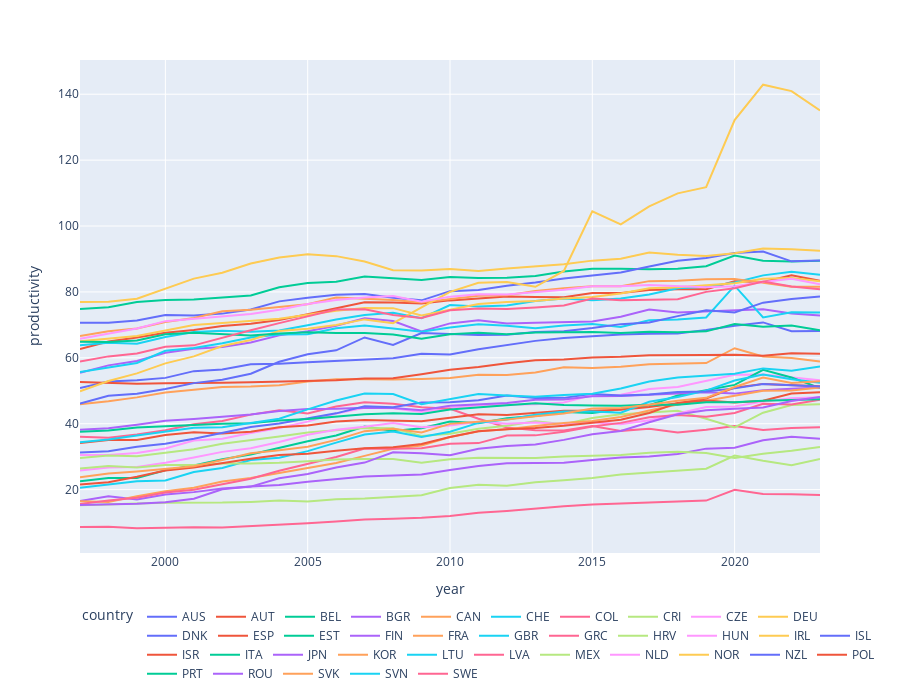

This figure's notebook cell:
### Markdown cell above
## 2.1 Visualize data

### Code cell
# Plot productivity over time by country
## Ireland (IRL) appears to have an unusual spike in productivity around 2015, which may need further investigation.
fig = px.line(data, x='year', y='productivity', color='country', hover_name='country')
fig.update_layout(height=700, legend=dict(orientation='h'))
fig.show()

### Figure 1 — Plotly figure (JSON) as saved in the notebook; plotly's stock layout.template omitted (floating-point values rounded to 4 significant figures)
{"data": [{"hovertemplate": "<b>%{hovertext}</b><br><br>country=AUS<br>year=%{x}<br>productivity=%{y}<extra></extra>", "hovertext": ["AUS", "AUS", "AUS", "AUS", "AUS", "AUS", "AUS", "AUS", "AUS", "AUS", "AUS", "AUS", "AUS", "AUS", "AUS", "AUS", "AUS", "AUS", "AUS", "AUS", "AUS", "AUS", "AUS", "AUS", "AUS", "AUS", "AUS"], "legendgroup": "AUS", "line": {"color": "#636efa", "dash": "solid"}, "marker": {"symbol": "circle"}, "mode": "lines", "name": "AUS", "orientation": "v", "showlegend": true, "type": "scatter", "x": [1997, 1998, 1999, 2000, 2001, 2002, 2003, 2004, 2005, 2006, 2007, 2008, 2009, 2010, 2011, 2012, 2013, 2014, 2015, 2016, 2017, 2018, 2019, 2020, 2021, 2022, 2023], "xaxis": "x", "y": [50.82, 52.8, 53.22, 53.91, 55.96, 56.45, 58.02, 58.21, 58.67, 59.12, 59.4, 59.91, 61.24, 61.02, 62.63, 63.86, 65.14, 65.99, 66.63, 67.1, 67.33, 67.38, 68.43, 69.71, 70.75, 68.08, 68.17], "yaxis": "y"}, {"hovertemplate": "<b>%{hovertext}</b><br><br>country=AUT<br>year=%{x}<br>productivity=%{y}<extra></extra>", "hovertext": ["AUT", "AUT", "AUT", "AUT", "AUT", "AUT", "AUT", "AUT", "AUT", "AUT", "AUT", "AUT", "AUT", "AUT", "AUT", "AUT", "AUT", "AUT", "AUT", "AUT", "AUT", "AUT", "AUT", "AUT", "AUT", "AUT", "AUT"], "legendgroup": "AUT", "line": {"color": "#EF553B", "dash": "solid"}, "marker": {"symbol": "circle"}, "mode": "lines", "name": "AUT", "orientation": "v", "showlegend": true, "type": "scatter", "x": [1997, 1998, 1999, 2000, 2001, 2002, 2003, 2004, 2005, 2006, 2007, 2008, 2009, 2010, 2011, 2012, 2013, 2014, 2015, 2016, 2017, 2018, 2019, 2020, 2021, 2022, 2023], "xaxis": "x", "y": [62.64, 64.92, 66.15, 67.62, 68.48, 69.69, 70.35, 71.49, 73.2, 75.0, 76.84, 76.75, 76.46, 77.43, 77.99, 78.59, 78.46, 78.36, 79.7, 79.7, 80.62, 80.85, 80.79, 83.22, 82.99, 85.08, 83.38], "yaxis": "y"}, {"hovertemplate": "<b>%{hovertext}</b><br><br>country=BEL<br>year=%{x}<br>productivity=%{y}<extra></extra>", "hovertext": ["BEL", "BEL", "BEL", "BEL", "BEL", "BEL", "BEL", "BEL", "BEL", "BEL", "BEL", "BEL", "BEL", "BEL", "BEL", "BEL", "BEL", "BEL", "BEL", "BEL", "BEL", "BEL", "BEL", "BEL", "BEL", "BEL", "BEL"], "legendgroup": "BEL", "line": {"color": "#00cc96", "dash": "solid"}, "marker": {"symbol": "circle"}, "mode": "lines", "name": "BEL", "orientation": "v", "showlegend": true, "type": "scatter", "x": [1997, 1998, 1999, 2000, 2001, 2002, 2003, 2004, 2005, 2006, 2007, 2008, 2009, 2010, 2011, 2012, 2013, 2014, 2015, 2016, 2017, 2018, 2019, 2020, 2021, 2022, 2023], "xaxis": "x", "y": [74.85, 75.36, 76.91, 77.52, 77.7, 78.23, 78.89, 81.44, 82.68, 83.11, 84.65, 84.13, 83.6, 84.52, 84.22, 84.31, 84.82, 86.2, 87.06, 87.01, 86.87, 87.05, 87.79, 91.04, 89.45, 89.25, 89.44], "yaxis": "y"}, {"hovertemplate": "<b>%{hovertext}</b><br><br>country=BGR<br>year=%{x}<br>productivity=%{y}<extra></extra>", "hovertext": ["BGR", "BGR", "BGR", "BGR", "BGR", "BGR", "BGR", "BGR", "BGR", "BGR", "BGR", "BGR", "BGR", "BGR", "BGR", "BGR", "BGR", "BGR", "BGR", "BGR", "BGR", "BGR", "BGR", "BGR", "BGR", "BGR", "BGR"], "legendgroup": "BGR", "line": {"color": "#ab63fa", "dash": "solid"}, "marker": {"symbol": "circle"}, "mode": "lines", "name": "BGR", "orientation": "v", "showlegend": true, "type": "scatter", "x": [1997, 1998, 1999, 2000, 2001, 2002, 2003, 2004, 2005, 2006, 2007, 2008, 2009, 2010, 2011, 2012, 2013, 2014, 2015, 2016, 2017, 2018, 2019, 2020, 2021, 2022, 2023], "xaxis": "x", "y": [16.55, 17.95, 16.98, 18.52, 19.24, 20.33, 20.92, 21.41, 22.39, 23.2, 23.98, 24.29, 24.57, 25.98, 27.14, 28.03, 27.99, 28.17, 29.02, 29.77, 30.05, 30.83, 32.44, 32.72, 34.99, 36.06, 35.47], "yaxis": "y"}, {"hovertemplate": "<b>%{hovertext}</b><br><br>country=CAN<br>year=%{x}<br>productivity=%{y}<extra></extra>", "hovertext": ["CAN", "CAN", "CAN", "CAN", "CAN", "CAN", "CAN", "CAN", "CAN", "CAN", "CAN", "CAN", "CAN", "CAN", "CAN", "CAN", "CAN", "CAN", "CAN", "CAN", "CAN", "CAN", "CAN", "CAN", "CAN", "CAN", "CAN"], "legendgroup": "CAN", "line": {"color": "#FFA15A", "dash": "solid"}, "marker": {"symbol": "circle"}, "mode": "lines", "name": "CAN", "orientation": "v", "showlegend": true, "type": "scatter", "x": [1997, 1998, 1999, 2000, 2001, 2002, 2003, 2004, 2005, 2006, 2007, 2008, 2009, 2010, 2011, 2012, 2013, 2014, 2015, 2016, 2017, 2018, 2019, 2020, 2021, 2022, 2023], "xaxis": "x", "y": [45.94, 46.8, 47.99, 49.51, 50.35, 51.15, 51.26, 51.69, 52.84, 53.51, 53.52, 53.4, 53.58, 53.9, 54.83, 54.78, 55.53, 57.11, 56.94, 57.26, 58.06, 58.22, 58.41, 62.91, 60.38, 59.95, 58.86], "yaxis": "y"}, {"hovertemplate": "<b>%{hovertext}</b><br><br>country=CHE<br>year=%{x}<br>productivity=%{y}<extra></extra>", "hovertext": ["CHE", "CHE", "CHE", "CHE", "CHE", "CHE", "CHE", "CHE", "CHE", "CHE", "CHE", "CHE", "CHE", "CHE", "CHE", "CHE", "CHE", "CHE", "CHE", "CHE", "CHE", "CHE", "CHE", "CHE", "CHE", "CHE", "CHE"], "legendgroup": "CHE", "line": {"color": "#19d3f3", "dash": "solid"}, "marker": {"symbol": "circle"}, "mode": "lines", "name": "CHE", "orientation": "v", "showlegend": true, "type": "scatter", "x": [1997, 1998, 1999, 2000, 2001, 2002, 2003, 2004, 2005, 2006, 2007, 2008, 2009, 2010, 2011, 2012, 2013, 2014, 2015, 2016, 2017, 2018, 2019, 2020, 2021, 2022, 2023], "xaxis": "x", "y": [63.79, 64.55, 64.26, 66.34, 67.86, 68.21, 67.89, 68.28, 69.86, 71.61, 72.99, 73.7, 72.05, 75.99, 75.56, 75.86, 77.26, 78.02, 77.5, 78.0, 79.25, 81.08, 81.53, 82.88, 85.02, 86.11, 85.19], "yaxis": "y"}, {"hovertemplate": "<b>%{hovertext}</b><br><br>country=COL<br>year=%{x}<br>productivity=%{y}<extra></extra>", "hovertext": ["COL", "COL", "COL", "COL", "COL", "COL", "COL", "COL", "COL", "COL", "COL", "COL", "COL", "COL", "COL", "COL", "COL", "COL", "COL", "COL", "COL", "COL", "COL", "COL", "COL", "COL", "COL"], "legendgroup": "COL", "line": {"color": "#FF6692", "dash": "solid"}, "marker": {"symbol": "circle"}, "mode": "lines", "name": "COL", "orientation": "v", "showlegend": true, "type": "scatter", "x": [1997, 1998, 1999, 2000, 2001, 2002, 2003, 2004, 2005, 2006, 2007, 2008, 2009, 2010, 2011, 2012, 2013, 2014, 2015, 2016, 2017, 2018, 2019, 2020, 2021, 2022, 2023], "xaxis": "x", "y": [8.625, 8.698, 8.247, 8.459, 8.601, 8.485, 8.888, 9.418, 9.814, 10.35, 10.92, 11.15, 11.46, 12.01, 12.95, 13.54, 14.27, 14.97, 15.47, 15.76, 15.93, 16.17, 16.67, 19.93, 18.66, 18.58, 18.33], "yaxis": "y"}, {"hovertemplate": "<b>%{hovertext}</b><br><br>country=CRI<br>year=%{x}<br>productivity=%{y}<extra></extra>", "hovertext": ["CRI", "CRI", "CRI", "CRI", "CRI", "CRI", "CRI", "CRI", "CRI", "CRI", "CRI", "CRI", "CRI", "CRI", "CRI", "CRI", "CRI", "CRI", "CRI", "CRI", "CRI", "CRI", "CRI", "CRI", "CRI", "CRI", "CRI"], "legendgroup": "CRI", "line": {"color": "#B6E880", "dash": "solid"}, "marker": {"symbol": "circle"}, "mode": "lines", "name": "CRI", "orientation": "v", "showlegend": true, "type": "scatter", "x": [1997, 1998, 1999, 2000, 2001, 2002, 2003, 2004, 2005, 2006, 2007, 2008, 2009, 2010, 2011, 2012, 2013, 2014, 2015, 2016, 2017, 2018, 2019, 2020, 2021, 2022, 2023], "xaxis": "x", "y": [15.23, 15.4, 15.76, 16.04, 15.95, 16.05, 16.28, 16.69, 16.4, 17.05, 17.28, 17.82, 18.33, 20.47, 21.45, 21.15, 22.26, 22.82, 23.56, 24.59, 25.17, 25.64, 26.34, 30.36, 28.76, 27.43, 29.31], "yaxis": "y"}, {"hovertemplate": "<b>%{hovertext}</b><br><br>country=CZE<br>year=%{x}<br>productivity=%{y}<extra></extra>", "hovertext": ["CZE", "CZE", "CZE", "CZE", "CZE", "CZE", "CZE", "CZE", "CZE", "CZE", "CZE", "CZE", "CZE", "CZE", "CZE", "CZE", "CZE", "CZE", "CZE", "CZE", "CZE", "CZE", "CZE", "CZE", "CZE", "CZE", "CZE"], "legendgroup": "CZE", "line": {"color": "#FF97FF", "dash": "solid"}, "marker": {"symbol": "circle"}, "mode": "lines", "name": "CZE", "orientation": "v", "showlegend": true, "type": "scatter", "x": [1997, 1998, 1999, 2000, 2001, 2002, 2003, 2004, 2005, 2006, 2007, 2008, 2009, 2010, 2011, 2012, 2013, 2014, 2015, 2016, 2017, 2018, 2019, 2020, 2021, 2022, 2023], "xaxis": "x", "y": [30.49, 30.52, 31.13, 32.48, 34.93, 35.45, 37.18, 38.71, 40.64, 43.08, 44.87, 44.7, 43.58, 44.74, 45.61, 45.79, 45.95, 46.45, 48.69, 48.78, 50.56, 51.17, 53.09, 54.86, 54.91, 54.08, 53.16], "yaxis": "y"}, {"hovertemplate": "<b>%{hovertext}</b><br><br>country=DEU<br>year=%{x}<br>productivity=%{y}<extra></extra>", "hovertext": ["DEU", "DEU", "DEU", "DEU", "DEU", "DEU", "DEU", "DEU", "DEU", "DEU", "DEU", "DEU", "DEU", "DEU", "DEU", "DEU", "DEU", "DEU", "DEU", "DEU", "DEU", "DEU", "DEU", "DEU", "DEU", "DEU", "DEU"], "legendgroup": "DEU", "line": {"color": "#FECB52", "dash": "solid"}, "marker": {"symbol": "circle"}, "mode": "lines", "name": "DEU", "orientation": "v", "showlegend": true, "type": "scatter", "x": [1997, 1998, 1999, 2000, 2001, 2002, 2003, 2004, 2005, 2006, 2007, 2008, 2009, 2010, 2011, 2012, 2013, 2014, 2015, 2016, 2017, 2018, 2019, 2020, 2021, 2022, 2023], "xaxis": "x", "y": [65.05, 65.76, 66.66, 68.29, 69.95, 70.56, 71.21, 71.83, 73.1, 74.31, 75.11, 75.08, 72.85, 74.51, 76.34, 76.93, 77.23, 77.98, 78.48, 79.55, 81.1, 81.39, 81.95, 82.65, 83.97, 84.26, 83.25], "yaxis": "y"}, {"hovertemplate": "<b>%{hovertext}</b><br><br>country=DNK<br>year=%{x}<br>productivity=%{y}<extra></extra>", "hovertext": ["DNK", "DNK", "DNK", "DNK", "DNK", "DNK", "DNK", "DNK", "DNK", "DNK", "DNK", "DNK", "DNK", "DNK", "DNK", "DNK", "DNK", "DNK", "DNK", "DNK", "DNK", "DNK", "DNK", "DNK", "DNK", "DNK", "DNK"], "legendgroup": "DNK", "line": {"color": "#636efa", "dash": "solid"}, "marker": {"symbol": "circle"}, "mode": "lines", "name": "DNK", "orientation": "v", "showlegend": true, "type": "scatter", "x": [1997, 1998, 1999, 2000, 2001, 2002, 2003, 2004, 2005, 2006, 2007, 2008, 2009, 2010, 2011, 2012, 2013, 2014, 2015, 2016, 2017, 2018, 2019, 2020, 2021, 2022, 2023], "xaxis": "x", "y": [70.63, 70.62, 71.35, 72.99, 72.82, 73.42, 74.67, 77.13, 78.2, 79.16, 79.37, 78.21, 77.44, 80.23, 80.56, 81.89, 82.85, 84.09, 85.02, 85.91, 87.71, 89.47, 90.26, 91.78, 92.26, 89.28, 89.56], "yaxis": "y"}, {"hovertemplate": "<b>%{hovertext}</b><br><br>country=ESP<br>year=%{x}<br>productivity=%{y}<extra></extra>", "hovertext": ["ESP", "ESP", "ESP", "ESP", "ESP", "ESP", "ESP", "ESP", "ESP", "ESP", "ESP", "ESP", "ESP", "ESP", "ESP", "ESP", "ESP", "ESP", "ESP", "ESP", "ESP", "ESP", "ESP", "ESP", "ESP", "ESP", "ESP"], "legendgroup": "ESP", "line": {"color": "#EF553B", "dash": "solid"}, "marker": {"symbol": "circle"}, "mode": "lines", "name": "ESP", "orientation": "v", "showlegend": true, "type": "scatter", "x": [1997, 1998, 1999, 2000, 2001, 2002, 2003, 2004, 2005, 2006, 2007, 2008, 2009, 2010, 2011, 2012, 2013, 2014, 2015, 2016, 2017, 2018, 2019, 2020, 2021, 2022, 2023], "xaxis": "x", "y": [52.66, 52.34, 52.09, 52.3, 52.31, 52.41, 52.56, 52.73, 52.9, 53.19, 53.72, 53.77, 55.03, 56.36, 57.21, 58.39, 59.23, 59.52, 60.13, 60.34, 60.79, 60.75, 60.89, 60.91, 60.6, 61.36, 61.23], "yaxis": "y"}, {"hovertemplate": "<b>%{hovertext}</b><br><br>country=EST<br>year=%{x}<br>productivity=%{y}<extra></extra>", "hovertext": ["EST", "EST", "EST", "EST", "EST", "EST", "EST", "EST", "EST", "EST", "EST", "EST", "EST", "EST", "EST", "EST", "EST", "EST", "EST", "EST", "EST", "EST", "EST", "EST", "EST", "EST", "EST"], "legendgroup": "EST", "line": {"color": "#00cc96", "dash": "solid"}, "marker": {"symbol": "circle"}, "mode": "lines", "name": "EST", "orientation": "v", "showlegend": true, "type": "scatter", "x": [1997, 1998, 1999, 2000, 2001, 2002, 2003, 2004, 2005, 2006, 2007, 2008, 2009, 2010, 2011, 2012, 2013, 2014, 2015, 2016, 2017, 2018, 2019, 2020, 2021, 2022, 2023], "xaxis": "x", "y": [22.57, 23.56, 23.49, 25.86, 27.32, 29.19, 30.66, 32.74, 34.68, 36.43, 39.17, 37.81, 38.61, 40.67, 40.13, 41.65, 42.31, 43.53, 43.28, 44.4, 45.64, 48.57, 50.12, 51.78, 56.38, 54.03, 50.79], "yaxis": "y"}, {"hovertemplate": "<b>%{hovertext}</b><br><br>country=FIN<br>year=%{x}<br>productivity=%{y}<extra></extra>", "hovertext": ["FIN", "FIN", "FIN", "FIN", "FIN", "FIN", "FIN", "FIN", "FIN", "FIN", "FIN", "FIN", "FIN", "FIN", "FIN", "FIN", "FIN", "FIN", "FIN", "FIN", "FIN", "FIN", "FIN", "FIN", "FIN", "FIN", "FIN"], "legendgroup": "FIN", "line": {"color": "#ab63fa", "dash": "solid"}, "marker": {"symbol": "circle"}, "mode": "lines", "name": "FIN", "orientation": "v", "showlegend": true, "type": "scatter", "x": [1997, 1998, 1999, 2000, 2001, 2002, 2003, 2004, 2005, 2006, 2007, 2008, 2009, 2010, 2011, 2012, 2013, 2014, 2015, 2016, 2017, 2018, 2019, 2020, 2021, 2022, 2023], "xaxis": "x", "y": [55.49, 57.71, 59.06, 61.51, 62.72, 63.3, 64.65, 66.81, 68.08, 69.72, 72.01, 71.16, 67.98, 70.44, 71.4, 70.4, 70.63, 70.85, 71.0, 72.47, 74.69, 73.76, 74.13, 74.4, 74.76, 73.47, 72.85], "yaxis": "y"}, {"hovertemplate": "<b>%{hovertext}</b><br><br>country=FRA<br>year=%{x}<br>productivity=%{y}<extra></extra>", "hovertext": ["FRA", "FRA", "FRA", "FRA", "FRA", "FRA", "FRA", "FRA", "FRA", "FRA", "FRA", "FRA", "FRA", "FRA", "FRA", "FRA", "FRA", "FRA", "FRA", "FRA", "FRA", "FRA", "FRA", "FRA", "FRA", "FRA", "FRA"], "legendgroup": "FRA", "line": {"color": "#FFA15A", "dash": "solid"}, "marker": {"symbol": "circle"}, "mode": "lines", "name": "FRA", "orientation": "v", "showlegend": true, "type": "scatter", "x": [1997, 1998, 1999, 2000, 2001, 2002, 2003, 2004, 2005, 2006, 2007, 2008, 2009, 2010, 2011, 2012, 2013, 2014, 2015, 2016, 2017, 2018, 2019, 2020, 2021, 2022, 2023], "xaxis": "x", "y": [66.6, 68.1, 68.93, 70.86, 72.07, 74.11, 74.62, 75.45, 76.28, 78.28, 77.98, 77.54, 76.8, 77.85, 78.85, 79.01, 80.27, 81.1, 81.75, 81.7, 83.27, 83.38, 83.81, 83.96, 82.82, 81.54, 81.54], "yaxis": "y"}, {"hovertemplate": "<b>%{hovertext}</b><br><br>country=GBR<br>year=%{x}<br>productivity=%{y}<extra></extra>", "hovertext": ["GBR", "GBR", "GBR", "GBR", "GBR", "GBR", "GBR", "GBR", "GBR", "GBR", "GBR", "GBR", "GBR", "GBR", "GBR", "GBR", "GBR", "GBR", "GBR", "GBR", "GBR", "GBR", "GBR", "GBR", "GBR", "GBR", "GBR"], "legendgroup": "GBR", "line": {"color": "#19d3f3", "dash": "solid"}, "marker": {"symbol": "circle"}, "mode": "lines", "name": "GBR", "orientation": "v", "showlegend": true, "type": "scatter", "x": [1997, 1998, 1999, 2000, 2001, 2002, 2003, 2004, 2005, 2006, 2007, 2008, 2009, 2010, 2011, 2012, 2013, 2014, 2015, 2016, 2017, 2018, 2019, 2020, 2021, 2022, 2023], "xaxis": "x", "y": [55.7, 57.18, 58.46, 62.13, 63.02, 64.41, 66.17, 67.06, 67.17, 68.98, 69.84, 68.92, 67.89, 69.23, 70.18, 69.71, 68.94, 69.79, 70.29, 69.33, 71.39, 71.62, 72.24, 81.9, 72.27, 73.86, 73.72], "yaxis": "y"}, {"hovertemplate": "<b>%{hovertext}</b><br><br>country=GRC<br>year=%{x}<br>productivity=%{y}<extra></extra>", "hovertext": ["GRC", "GRC", "GRC", "GRC", "GRC", "GRC", "GRC", "GRC", "GRC", "GRC", "GRC", "GRC", "GRC", "GRC", "GRC", "GRC", "GRC", "GRC", "GRC", "GRC", "GRC", "GRC", "GRC", "GRC", "GRC", "GRC", "GRC"], "legendgroup": "GRC", "line": {"color": "#FF6692", "dash": "solid"}, "marker": {"symbol": "circle"}, "mode": "lines", "name": "GRC", "orientation": "v", "showlegend": true, "type": "scatter", "x": [1997, 1998, 1999, 2000, 2001, 2002, 2003, 2004, 2005, 2006, 2007, 2008, 2009, 2010, 2011, 2012, 2013, 2014, 2015, 2016, 2017, 2018, 2019, 2020, 2021, 2022, 2023], "xaxis": "x", "y": [36.08, 35.77, 36.7, 38.03, 39.83, 40.85, 42.77, 44.12, 43.1, 45.23, 46.51, 46.06, 44.98, 44.53, 41.51, 38.84, 38.05, 37.94, 39.29, 37.83, 38.5, 37.31, 38.19, 39.32, 38.06, 38.71, 38.91], "yaxis": "y"}, {"hovertemplate": "<b>%{hovertext}</b><br><br>country=HRV<br>year=%{x}<br>productivity=%{y}<extra></extra>", "hovertext": ["HRV", "HRV", "HRV", "HRV", "HRV", "HRV", "HRV", "HRV", "HRV", "HRV", "HRV", "HRV", "HRV", "HRV", "HRV", "HRV", "HRV", "HRV", "HRV", "HRV", "HRV", "HRV", "HRV", "HRV", "HRV", "HRV", "HRV"], "legendgroup": "HRV", "line": {"color": "#B6E880", "dash": "solid"}, "marker": {"symbol": "circle"}, "mode": "lines", "name": "HRV", "orientation": "v", "showlegend": true, "type": "scatter", "x": [1997, 1998, 1999, 2000, 2001, 2002, 2003, 2004, 2005, 2006, 2007, 2008, 2009, 2010, 2011, 2012, 2013, 2014, 2015, 2016, 2017, 2018, 2019, 2020, 2021, 2022, 2023], "xaxis": "x", "y": [29.63, 30.39, 30.12, 31.09, 32.28, 33.9, 34.94, 36.09, 37.32, 38.0, 38.69, 38.63, 36.29, 36.96, 38.5, 39.37, 40.77, 39.88, 41.71, 42.86, 43.47, 43.9, 41.53, 38.86, 43.36, 45.69, 45.93], "yaxis": "y"}, {"hovertemplate": "<b>%{hovertext}</b><br><br>country=HUN<br>year=%{x}<br>productivity=%{y}<extra></extra>", "hovertext": ["HUN", "HUN", "HUN", "HUN", "HUN", "HUN", "HUN", "HUN", "HUN", "HUN", "HUN", "HUN", "HUN", "HUN", "HUN", "HUN", "HUN", "HUN", "HUN", "HUN", "HUN", "HUN", "HUN", "HUN", "HUN", "HUN", "HUN"], "legendgroup": "HUN", "line": {"color": "#FF97FF", "dash": "solid"}, "marker": {"symbol": "circle"}, "mode": "lines", "name": "HUN", "orientation": "v", "showlegend": true, "type": "scatter", "x": [1997, 1998, 1999, 2000, 2001, 2002, 2003, 2004, 2005, 2006, 2007, 2008, 2009, 2010, 2011, 2012, 2013, 2014, 2015, 2016, 2017, 2018, 2019, 2020, 2021, 2022, 2023], "xaxis": "x", "y": [25.8, 26.68, 26.87, 28.16, 29.78, 31.46, 32.55, 34.44, 36.67, 38.19, 39.11, 40.22, 38.94, 39.49, 40.57, 40.01, 40.33, 39.95, 40.48, 39.81, 41.07, 43.04, 45.04, 45.23, 46.74, 47.75, 48.07], "yaxis": "y"}, {"hovertemplate": "<b>%{hovertext}</b><br><br>country=IRL<br>year=%{x}<br>productivity=%{y}<extra></extra>", "hovertext": ["IRL", "IRL", "IRL", "IRL", "IRL", "IRL", "IRL", "IRL", "IRL", "IRL", "IRL", "IRL", "IRL", "IRL", "IRL", "IRL", "IRL", "IRL", "IRL", "IRL", "IRL", "IRL", "IRL", "IRL", "IRL", "IRL", "IRL"], "legendgroup": "IRL", "line": {"color": "#FECB52", "dash": "solid"}, "marker": {"symbol": "circle"}, "mode": "lines", "name": "IRL", "orientation": "v", "showlegend": true, "type": "scatter", "x": [1997, 1998, 1999, 2000, 2001, 2002, 2003, 2004, 2005, 2006, 2007, 2008, 2009, 2010, 2011, 2012, 2013, 2014, 2015, 2016, 2017, 2018, 2019, 2020, 2021, 2022, 2023], "xaxis": "x", "y": [49.86, 52.97, 55.27, 58.32, 60.44, 63.59, 65.4, 68.17, 68.81, 69.94, 71.66, 70.51, 75.29, 80.02, 82.78, 83.05, 81.55, 86.37, 104.5, 100.5, 105.9, 109.9, 111.8, 132.2, 142.9, 140.9, 135.1], "yaxis": "y"}, {"hovertemplate": "<b>%{hovertext}</b><br><br>country=ISL<br>year=%{x}<br>productivity=%{y}<extra></extra>", "hovertext": ["ISL", "ISL", "ISL", "ISL", "ISL", "ISL", "ISL", "ISL", "ISL", "ISL", "ISL", "ISL", "ISL", "ISL", "ISL", "ISL", "ISL", "ISL", "ISL", "ISL", "ISL", "ISL", "ISL", "ISL", "ISL", "ISL", "ISL"], "legendgroup": "ISL", "line": {"color": "#636efa", "dash": "solid"}, "marker": {"symbol": "circle"}, "mode": "lines", "name": "ISL", "orientation": "v", "showlegend": true, "type": "scatter", "x": [1997, 1998, 1999, 2000, 2001, 2002, 2003, 2004, 2005, 2006, 2007, 2008, 2009, 2010, 2011, 2012, 2013, 2014, 2015, 2016, 2017, 2018, 2019, 2020, 2021, 2022, 2023], "xaxis": "x", "y": [46.12, 48.5, 49.13, 50.51, 52.32, 53.32, 55.16, 58.82, 61.08, 62.27, 66.18, 63.92, 67.53, 67.25, 66.94, 67.0, 67.82, 68.09, 69.02, 70.23, 70.73, 72.66, 74.43, 73.78, 76.74, 77.89, 78.62], "yaxis": "y"}, {"hovertemplate": "<b>%{hovertext}</b><br><br>country=ISR<br>year=%{x}<br>productivity=%{y}<extra></extra>", "hovertext": ["ISR", "ISR", "ISR", "ISR", "ISR", "ISR", "ISR", "ISR", "ISR", "ISR", "ISR", "ISR", "ISR", "ISR", "ISR", "ISR", "ISR", "ISR", "ISR", "ISR", "ISR", "ISR", "ISR", "ISR", "ISR", "ISR", "ISR"], "legendgroup": "ISR", "line": {"color": "#EF553B", "dash": "solid"}, "marker": {"symbol": "circle"}, "mode": "lines", "name": "ISR", "orientation": "v", "showlegend": true, "type": "scatter", "x": [1997, 1998, 1999, 2000, 2001, 2002, 2003, 2004, 2005, 2006, 2007, 2008, 2009, 2010, 2011, 2012, 2013, 2014, 2015, 2016, 2017, 2018, 2019, 2020, 2021, 2022, 2023], "xaxis": "x", "y": [34.16, 35.09, 35.1, 36.59, 37.45, 37.04, 37.55, 38.92, 39.46, 40.64, 41.12, 40.94, 40.72, 41.81, 42.84, 42.62, 43.32, 43.92, 43.92, 44.24, 45.09, 46.23, 47.64, 50.96, 52.09, 51.71, 51.4], "yaxis": "y"}, {"hovertemplate": "<b>%{hovertext}</b><br><br>country=ITA<br>year=%{x}<br>productivity=%{y}<extra></extra>", "hovertext": ["ITA", "ITA", "ITA", "ITA", "ITA", "ITA", "ITA", "ITA", "ITA", "ITA", "ITA", "ITA", "ITA", "ITA", "ITA", "ITA", "ITA", "ITA", "ITA", "ITA", "ITA", "ITA", "ITA", "ITA", "ITA", "ITA", "ITA"], "legendgroup": "ITA", "line": {"color": "#00cc96", "dash": "solid"}, "marker": {"symbol": "circle"}, "mode": "lines", "name": "ITA", "orientation": "v", "showlegend": true, "type": "scatter", "x": [1997, 1998, 1999, 2000, 2001, 2002, 2003, 2004, 2005, 2006, 2007, 2008, 2009, 2010, 2011, 2012, 2013, 2014, 2015, 2016, 2017, 2018, 2019, 2020, 2021, 2022, 2023], "xaxis": "x", "y": [64.84, 64.82, 65.25, 67.17, 67.58, 67.19, 66.78, 67.42, 67.73, 67.56, 67.5, 67.06, 65.8, 67.17, 67.64, 67.17, 67.7, 67.77, 67.83, 67.53, 67.88, 67.77, 68.04, 70.26, 69.43, 69.79, 68.34], "yaxis": "y"}, {"hovertemplate": "<b>%{hovertext}</b><br><br>country=JPN<br>year=%{x}<br>productivity=%{y}<extra></extra>", "hovertext": ["JPN", "JPN", "JPN", "JPN", "JPN", "JPN", "JPN", "JPN", "JPN", "JPN", "JPN", "JPN", "JPN", "JPN", "JPN", "JPN", "JPN", "JPN", "JPN", "JPN", "JPN", "JPN", "JPN", "JPN", "JPN", "JPN", "JPN"], "legendgroup": "JPN", "line": {"color": "#ab63fa", "dash": "solid"}, "marker": {"symbol": "circle"}, "mode": "lines", "name": "JPN", "orientation": "v", "showlegend": true, "type": "scatter", "x": [1997, 1998, 1999, 2000, 2001, 2002, 2003, 2004, 2005, 2006, 2007, 2008, 2009, 2010, 2011, 2012, 2013, 2014, 2015, 2016, 2017, 2018, 2019, 2020, 2021, 2022, 2023], "xaxis": "x", "y": [38.2, 38.63, 39.72, 40.87, 41.45, 42.21, 42.81, 43.84, 44.48, 44.55, 44.88, 44.75, 44.11, 45.48, 45.76, 46.26, 47.3, 47.38, 48.33, 48.38, 48.82, 49.12, 49.55, 49.14, 50.17, 50.58, 51.03], "yaxis": "y"}, {"hovertemplate": "<b>%{hovertext}</b><br><br>country=KOR<br>year=%{x}<br>productivity=%{y}<extra></extra>", "hovertext": ["KOR", "KOR", "KOR", "KOR", "KOR", "KOR", "KOR", "KOR", "KOR", "KOR", "KOR", "KOR", "KOR", "KOR", "KOR", "KOR", "KOR", "KOR", "KOR", "KOR", "KOR", "KOR", "KOR", "KOR", "KOR", "KOR", "KOR"], "legendgroup": "KOR", "line": {"color": "#FFA15A", "dash": "solid"}, "marker": {"symbol": "circle"}, "mode": "lines", "name": "KOR", "orientation": "v", "showlegend": true, "type": "scatter", "x": [1997, 1998, 1999, 2000, 2001, 2002, 2003, 2004, 2005, 2006, 2007, 2008, 2009, 2010, 2011, 2012, 2013, 2014, 2015, 2016, 2017, 2018, 2019, 2020, 2021, 2022, 2023], "xaxis": "x", "y": [16.47, 16.21, 18.02, 19.52, 20.55, 22.46, 23.53, 25.08, 26.63, 28.09, 30.24, 32.37, 33.38, 35.94, 37.74, 38.35, 39.31, 40.21, 40.8, 42.03, 44.02, 45.83, 46.98, 48.48, 49.98, 50.09, 50.99], "yaxis": "y"}, {"hovertemplate": "<b>%{hovertext}</b><br><br>country=LTU<br>year=%{x}<br>productivity=%{y}<extra></extra>", "hovertext": ["LTU", "LTU", "LTU", "LTU", "LTU", "LTU", "LTU", "LTU", "LTU", "LTU", "LTU", "LTU", "LTU", "LTU", "LTU", "LTU", "LTU", "LTU", "LTU", "LTU", "LTU", "LTU", "LTU", "LTU", "LTU", "LTU", "LTU"], "legendgroup": "LTU", "line": {"color": "#19d3f3", "dash": "solid"}, "marker": {"symbol": "circle"}, "mode": "lines", "name": "LTU", "orientation": "v", "showlegend": true, "type": "scatter", "x": [1997, 1998, 1999, 2000, 2001, 2002, 2003, 2004, 2005, 2006, 2007, 2008, 2009, 2010, 2011, 2012, 2013, 2014, 2015, 2016, 2017, 2018, 2019, 2020, 2021, 2022, 2023], "xaxis": "x", "y": [20.53, 21.66, 22.56, 22.77, 25.36, 26.56, 28.97, 29.68, 31.68, 34.27, 36.72, 37.62, 35.98, 37.57, 40.26, 41.29, 42.76, 43.68, 43.7, 43.33, 46.68, 48.11, 50.05, 53.09, 54.94, 53.5, 52.43], "yaxis": "y"}, {"hovertemplate": "<b>%{hovertext}</b><br><br>country=LVA<br>year=%{x}<br>productivity=%{y}<extra></extra>", "hovertext": ["LVA", "LVA", "LVA", "LVA", "LVA", "LVA", "LVA", "LVA", "LVA", "LVA", "LVA", "LVA", "LVA", "LVA", "LVA", "LVA", "LVA", "LVA", "LVA", "LVA", "LVA", "LVA", "LVA", "LVA", "LVA", "LVA", "LVA"], "legendgroup": "LVA", "line": {"color": "#FF6692", "dash": "solid"}, "marker": {"symbol": "circle"}, "mode": "lines", "name": "LVA", "orientation": "v", "showlegend": true, "type": "scatter", "x": [1997, 1998, 1999, 2000, 2001, 2002, 2003, 2004, 2005, 2006, 2007, 2008, 2009, 2010, 2011, 2012, 2013, 2014, 2015, 2016, 2017, 2018, 2019, 2020, 2021, 2022, 2023], "xaxis": "x", "y": [15.63, 16.73, 17.5, 19.14, 19.96, 21.54, 23.28, 25.73, 27.85, 29.92, 32.45, 32.39, 32.56, 33.9, 34.12, 36.42, 36.47, 37.53, 39.15, 40.26, 41.99, 42.64, 42.09, 43.25, 46.06, 45.86, 47.25], "yaxis": "y"}, {"hovertemplate": "<b>%{hovertext}</b><br><br>country=MEX<br>year=%{x}<br>productivity=%{y}<extra></extra>", "hovertext": ["MEX", "MEX", "MEX", "MEX", "MEX", "MEX", "MEX", "MEX", "MEX", "MEX", "MEX", "MEX", "MEX", "MEX", "MEX", "MEX", "MEX", "MEX", "MEX", "MEX", "MEX", "MEX", "MEX", "MEX", "MEX", "MEX", "MEX"], "legendgroup": "MEX", "line": {"color": "#B6E880", "dash": "solid"}, "marker": {"symbol": "circle"}, "mode": "lines", "name": "MEX", "orientation": "v", "showlegend": true, "type": "scatter", "x": [1997, 1998, 1999, 2000, 2001, 2002, 2003, 2004, 2005, 2006, 2007, 2008, 2009, 2010, 2011, 2012, 2013, 2014, 2015, 2016, 2017, 2018, 2019, 2020, 2021, 2022, 2023], "xaxis": "x", "y": [26.42, 27.14, 26.75, 27.49, 27.47, 27.9, 27.95, 28.13, 28.61, 29.15, 29.28, 29.29, 28.12, 29.23, 29.64, 29.69, 29.58, 30.02, 30.31, 30.51, 31.16, 31.48, 31.08, 29.61, 30.89, 31.8, 32.96], "yaxis": "y"}, {"hovertemplate": "<b>%{hovertext}</b><br><br>country=NLD<br>year=%{x}<br>productivity=%{y}<extra></extra>", "hovertext": ["NLD", "NLD", "NLD", "NLD", "NLD", "NLD", "NLD", "NLD", "NLD", "NLD", "NLD", "NLD", "NLD", "NLD", "NLD", "NLD", "NLD", "NLD", "NLD", "NLD", "NLD", "NLD", "NLD", "NLD", "NLD", "NLD", "NLD"], "legendgroup": "NLD", "line": {"color": "#FF97FF", "dash": "solid"}, "marker": {"symbol": "circle"}, "mode": "lines", "name": "NLD", "orientation": "v", "showlegend": true, "type": "scatter", "x": [1997, 1998, 1999, 2000, 2001, 2002, 2003, 2004, 2005, 2006, 2007, 2008, 2009, 2010, 2011, 2012, 2013, 2014, 2015, 2016, 2017, 2018, 2019, 2020, 2021, 2022, 2023], "xaxis": "x", "y": [65.75, 67.39, 68.88, 71.13, 71.85, 72.4, 73.33, 74.57, 76.33, 77.56, 78.33, 78.74, 76.99, 78.57, 79.29, 79.22, 79.89, 80.63, 81.69, 81.71, 82.07, 81.73, 81.45, 81.76, 83.03, 83.96, 82.33], "yaxis": "y"}, {"hovertemplate": "<b>%{hovertext}</b><br><br>country=NOR<br>year=%{x}<br>productivity=%{y}<extra></extra>", "hovertext": ["NOR", "NOR", "NOR", "NOR", "NOR", "NOR", "NOR", "NOR", "NOR", "NOR", "NOR", "NOR", "NOR", "NOR", "NOR", "NOR", "NOR", "NOR", "NOR", "NOR", "NOR", "NOR", "NOR", "NOR", "NOR", "NOR", "NOR"], "legendgroup": "NOR", "line": {"color": "#FECB52", "dash": "solid"}, "marker": {"symbol": "circle"}, "mode": "lines", "name": "NOR", "orientation": "v", "showlegend": true, "type": "scatter", "x": [1997, 1998, 1999, 2000, 2001, 2002, 2003, 2004, 2005, 2006, 2007, 2008, 2009, 2010, 2011, 2012, 2013, 2014, 2015, 2016, 2017, 2018, 2019, 2020, 2021, 2022, 2023], "xaxis": "x", "y": [76.92, 77.02, 77.96, 81.03, 84.03, 85.84, 88.63, 90.46, 91.46, 90.86, 89.22, 86.58, 86.51, 86.96, 86.38, 87.13, 87.67, 88.37, 89.5, 90.1, 91.96, 91.25, 90.9, 91.72, 93.18, 92.97, 92.48], "yaxis": "y"}, {"hovertemplate": "<b>%{hovertext}</b><br><br>country=NZL<br>year=%{x}<br>productivity=%{y}<extra></extra>", "hovertext": ["NZL", "NZL", "NZL", "NZL", "NZL", "NZL", "NZL", "NZL", "NZL", "NZL", "NZL", "NZL", "NZL", "NZL", "NZL", "NZL", "NZL", "NZL", "NZL", "NZL", "NZL", "NZL", "NZL", "NZL", "NZL", "NZL", "NZL"], "legendgroup": "NZL", "line": {"color": "#636efa", "dash": "solid"}, "marker": {"symbol": "circle"}, "mode": "lines", "name": "NZL", "orientation": "v", "showlegend": true, "type": "scatter", "x": [1997, 1998, 1999, 2000, 2001, 2002, 2003, 2004, 2005, 2006, 2007, 2008, 2009, 2010, 2011, 2012, 2013, 2014, 2015, 2016, 2017, 2018, 2019, 2020, 2021, 2022, 2023], "xaxis": "x", "y": [31.29, 31.63, 32.98, 33.89, 35.42, 37.19, 38.99, 40.1, 41.72, 43.15, 45.28, 44.98, 46.45, 46.48, 47.15, 48.55, 47.77, 47.85, 49.06, 48.59, 48.9, 49.65, 49.79, 50.73, 52.07, 51.69, 51.26], "yaxis": "y"}, {"hovertemplate": "<b>%{hovertext}</b><br><br>country=POL<br>year=%{x}<br>productivity=%{y}<extra></extra>", "hovertext": ["POL", "POL", "POL", "POL", "POL", "POL", "POL", "POL", "POL", "POL", "POL", "POL", "POL", "POL", "POL", "POL", "POL", "POL", "POL", "POL", "POL", "POL", "POL", "POL", "POL", "POL", "POL"], "legendgroup": "POL", "line": {"color": "#EF553B", "dash": "solid"}, "marker": {"symbol": "circle"}, "mode": "lines", "name": "POL", "orientation": "v", "showlegend": true, "type": "scatter", "x": [1997, 1998, 1999, 2000, 2001, 2002, 2003, 2004, 2005, 2006, 2007, 2008, 2009, 2010, 2011, 2012, 2013, 2014, 2015, 2016, 2017, 2018, 2019, 2020, 2021, 2022, 2023], "xaxis": "x", "y": [21.52, 22.26, 23.88, 25.8, 26.68, 28.11, 29.36, 30.5, 30.92, 31.8, 32.53, 32.84, 33.83, 35.95, 37.72, 38.35, 38.71, 39.41, 40.39, 41.23, 43.25, 46.32, 47.06, 46.46, 47.0, 49.18, 49.57], "yaxis": "y"}, {"hovertemplate": "<b>%{hovertext}</b><br><br>country=PRT<br>year=%{x}<br>productivity=%{y}<extra></extra>", "hovertext": ["PRT", "PRT", "PRT", "PRT", "PRT", "PRT", "PRT", "PRT", "PRT", "PRT", "PRT", "PRT", "PRT", "PRT", "PRT", "PRT", "PRT", "PRT", "PRT", "PRT", "PRT", "PRT", "PRT", "PRT", "PRT", "PRT", "PRT"], "legendgroup": "PRT", "line": {"color": "#00cc96", "dash": "solid"}, "marker": {"symbol": "circle"}, "mode": "lines", "name": "PRT", "orientation": "v", "showlegend": true, "type": "scatter", "x": [1997, 1998, 1999, 2000, 2001, 2002, 2003, 2004, 2005, 2006, 2007, 2008, 2009, 2010, 2011, 2012, 2013, 2014, 2015, 2016, 2017, 2018, 2019, 2020, 2021, 2022, 2023], "xaxis": "x", "y": [37.56, 37.98, 38.83, 39.24, 39.66, 39.96, 40.12, 41.0, 41.46, 42.23, 42.9, 43.17, 42.99, 44.3, 45.03, 45.59, 46.21, 45.65, 45.53, 45.49, 45.76, 45.74, 46.49, 46.49, 46.97, 47.32, 47.45], "yaxis": "y"}, {"hovertemplate": "<b>%{hovertext}</b><br><br>country=ROU<br>year=%{x}<br>productivity=%{y}<extra></extra>", "hovertext": ["ROU", "ROU", "ROU", "ROU", "ROU", "ROU", "ROU", "ROU", "ROU", "ROU", "ROU", "ROU", "ROU", "ROU", "ROU", "ROU", "ROU", "ROU", "ROU", "ROU", "ROU", "ROU", "ROU", "ROU", "ROU", "ROU", "ROU"], "legendgroup": "ROU", "line": {"color": "#ab63fa", "dash": "solid"}, "marker": {"symbol": "circle"}, "mode": "lines", "name": "ROU", "orientation": "v", "showlegend": true, "type": "scatter", "x": [1997, 1998, 1999, 2000, 2001, 2002, 2003, 2004, 2005, 2006, 2007, 2008, 2009, 2010, 2011, 2012, 2013, 2014, 2015, 2016, 2017, 2018, 2019, 2020, 2021, 2022, 2023], "xaxis": "x", "y": [15.32, 15.49, 15.7, 16.18, 17.22, 20.1, 20.91, 23.42, 24.72, 26.73, 28.2, 31.33, 31.06, 30.42, 32.39, 33.22, 33.7, 35.09, 36.81, 37.8, 40.46, 42.87, 44.1, 44.52, 44.92, 46.9, 48.13], "yaxis": "y"}, {"hovertemplate": "<b>%{hovertext}</b><br><br>country=SVK<br>year=%{x}<br>productivity=%{y}<extra></extra>", "hovertext": ["SVK", "SVK", "SVK", "SVK", "SVK", "SVK", "SVK", "SVK", "SVK", "SVK", "SVK", "SVK", "SVK", "SVK", "SVK", "SVK", "SVK", "SVK", "SVK", "SVK", "SVK", "SVK", "SVK", "SVK", "SVK", "SVK", "SVK"], "legendgroup": "SVK", "line": {"color": "#FFA15A", "dash": "solid"}, "marker": {"symbol": "circle"}, "mode": "lines", "name": "SVK", "orientation": "v", "showlegend": true, "type": "scatter", "x": [1997, 1998, 1999, 2000, 2001, 2002, 2003, 2004, 2005, 2006, 2007, 2008, 2009, 2010, 2011, 2012, 2013, 2014, 2015, 2016, 2017, 2018, 2019, 2020, 2021, 2022, 2023], "xaxis": "x", "y": [23.76, 24.9, 25.51, 26.23, 27.06, 28.98, 31.07, 31.98, 32.99, 35.1, 37.75, 38.48, 37.36, 39.96, 40.54, 41.25, 42.27, 43.11, 44.6, 44.77, 45.75, 46.94, 47.85, 51.14, 54.04, 52.39, 52.9], "yaxis": "y"}, {"hovertemplate": "<b>%{hovertext}</b><br><br>country=SVN<br>year=%{x}<br>productivity=%{y}<extra></extra>", "hovertext": ["SVN", "SVN", "SVN", "SVN", "SVN", "SVN", "SVN", "SVN", "SVN", "SVN", "SVN", "SVN", "SVN", "SVN", "SVN", "SVN", "SVN", "SVN", "SVN", "SVN", "SVN", "SVN", "SVN", "SVN", "SVN", "SVN", "SVN"], "legendgroup": "SVN", "line": {"color": "#19d3f3", "dash": "solid"}, "marker": {"symbol": "circle"}, "mode": "lines", "name": "SVN", "orientation": "v", "showlegend": true, "type": "scatter", "x": [1997, 1998, 1999, 2000, 2001, 2002, 2003, 2004, 2005, 2006, 2007, 2008, 2009, 2010, 2011, 2012, 2013, 2014, 2015, 2016, 2017, 2018, 2019, 2020, 2021, 2022, 2023], "xaxis": "x", "y": [34.4, 35.22, 36.41, 37.59, 38.75, 38.92, 40.24, 41.52, 44.35, 47.05, 49.15, 49.02, 45.9, 47.37, 48.99, 48.55, 48.18, 48.73, 49.09, 50.71, 52.81, 54.05, 54.67, 55.17, 56.79, 56.07, 57.37], "yaxis": "y"}, {"hovertemplate": "<b>%{hovertext}</b><br><br>country=SWE<br>year=%{x}<br>productivity=%{y}<extra></extra>", "hovertext": ["SWE", "SWE", "SWE", "SWE", "SWE", "SWE", "SWE", "SWE", "SWE", "SWE", "SWE", "SWE", "SWE", "SWE", "SWE", "SWE", "SWE", "SWE", "SWE", "SWE", "SWE", "SWE", "SWE", "SWE", "SWE", "SWE", "SWE"], "legendgroup": "SWE", "line": {"color": "#FF6692", "dash": "solid"}, "marker": {"symbol": "circle"}, "mode": "lines", "name": "SWE", "orientation": "v", "showlegend": true, "type": "scatter", "x": [1997, 1998, 1999, 2000, 2001, 2002, 2003, 2004, 2005, 2006, 2007, 2008, 2009, 2010, 2011, 2012, 2013, 2014, 2015, 2016, 2017, 2018, 2019, 2020, 2021, 2022, 2023], "xaxis": "x", "y": [58.91, 60.43, 61.32, 63.33, 63.78, 66.14, 68.35, 70.53, 72.58, 74.64, 74.71, 73.01, 72.06, 74.41, 74.99, 74.79, 75.3, 75.87, 77.97, 77.45, 77.65, 77.76, 80.02, 81.11, 83.17, 81.68, 80.78], "yaxis": "y"}], "layout": {"height": 700, "legend": {"orientation": "h", "title": {"text": "country"}, "tracegroupgap": 0}, "margin": {"t": 60}, "xaxis": {"anchor": "y", "domain": [0, 1], "title": {"text": "year"}}, "yaxis": {"anchor": "x", "domain": [0, 1], "title": {"text": "productivity"}}}}
